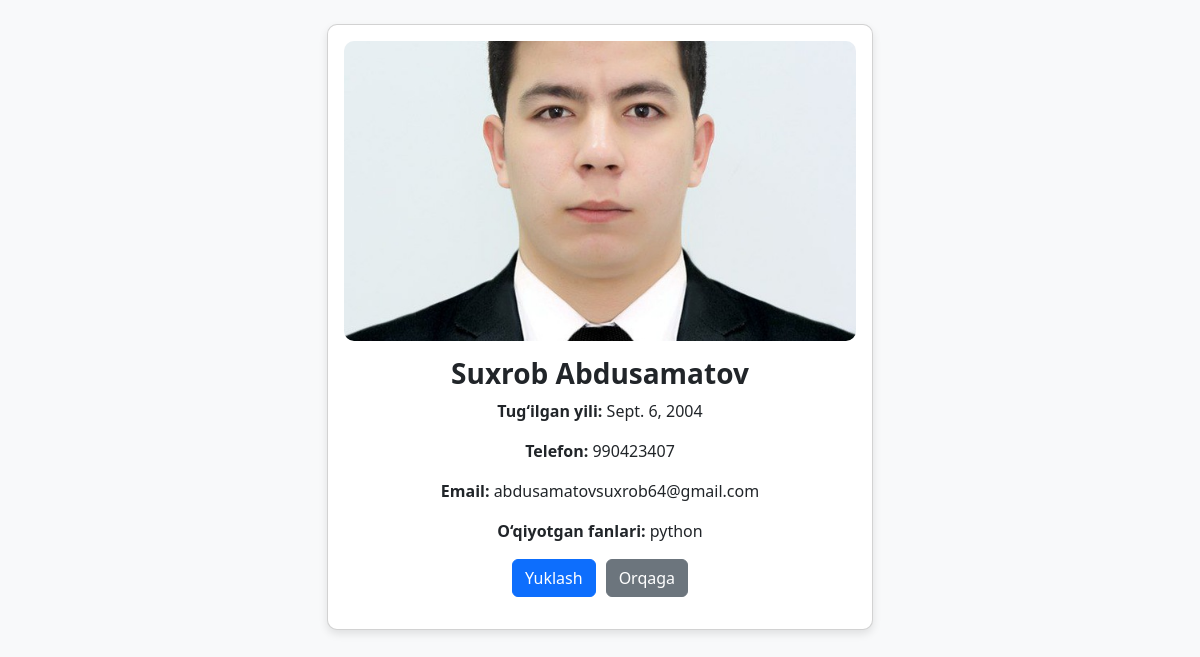
The page /student/5/ on the database its author committed.
### configapp/models.py (models this page shows, shortened)
class Student(models.Model):
    name = models.CharField(max_length=50)
    surname = models.CharField(max_length=50)
    lastname = models.CharField(max_length=50)
    phone = models.CharField(max_length=15)
    address = models.CharField(max_length=255)
    email = models.EmailField(unique=True)
    yili= models.DateField()
    fanlar = models.ForeignKey(Fanlar, on_delete=models.CASCADE)
    created_ed = models.DateTimeField(auto_now_add=True)
    updated_ed = models.DateTimeField(auto_now=True)
    photo = models.ImageField(upload_to='photos/%Y/%m/%d/', blank=True, null=True)
    class Meta:
        verbose_name = "Student"
        verbose_name_plural = "Students"
        ordering = ['-created_ed']

class Fanlar(models.Model):
    title = models.CharField(max_length=50)
    created_ed = models.DateTimeField(auto_now_add=True)
    updated_ed = models.DateTimeField(auto_now=True)
    def __str__(self):
        return self.title

### configapp/views.py (the view)
# urls.py: path('student/<int:student_id>/', student, name='student_detail'),
def student(request, student_id):
    student = get_object_or_404(Student, id=student_id)
    context = {
        'student': student
    }
    return render(request, 'student.html', context)

### configapp/templates/student.html (shortened to what this page needs)
<!DOCTYPE html>
<html lang="uz">
<head>
    <link href="https://cdn.jsdelivr.net/npm/bootstrap@5.3.0/dist/css/bootstrap.min.css" rel="stylesheet">
</head>
<body>
    <div class="container mt-4 text-center">
        <div class="row justify-content-center">
            <div class="col-md-6">
                <div class="card p-3">
                    {% if student.photo %}
                        <img src="{{ student.photo.url }}" alt="{{ student.name }}">
                    {% else %}
                        <img src="https://via.placeholder.com/300" alt="Rasm yo'q">
                    {% endif %}
                    <div class="card-body">
                        <h3 class="card-title fw-bold text-capitalize">{{ student.name }} {{ student.surname }}</h3>
                        <p><strong>Tug‘ilgan yili:</strong> {{ student.yili }}</p>
                        <p><strong>Telefon:</strong> {{ student.phone }}</p>
                        <p><strong>Email:</strong> {{ student.email }}</p>
                        <p><strong>O‘qiyotgan fanlari:</strong> {{ student.fanlar }}</p>
                        <div class="btn-container">
                            <a href="{% url 'generate_student_pdf' student.id %}" class="btn btn-primary">
                                Yuklash
                            </a>
                            <a href="{% url 'index' %}" class="btn btn-secondary">
                                Orqaga
                            </a>
                        </div>
                    </div>
                </div>
            </div>
        </div>
    </div>
</body>
</html>

### configapp/templates/student.html (style rules this page uses)
body { background-color: #f8f9fa; }
.card { box-shadow: 0px 4px 8px rgba(0,0,0,0.1); border-radius: 10px; }
.card img { border-radius: 10px; width: 100%; max-height: 300px; object-fit: cover; }
.btn-container { display: flex; justify-content: center; gap: 10px; margin-top: 15px; }

### rows shown on the page
Student: photo (picture), name "Suxrob", surname "Abdusamatov", yili "Sept. 6, 2004", phone "990423407", email "abdusamatovsuxrob64@gmail.com", fanlar "python"
